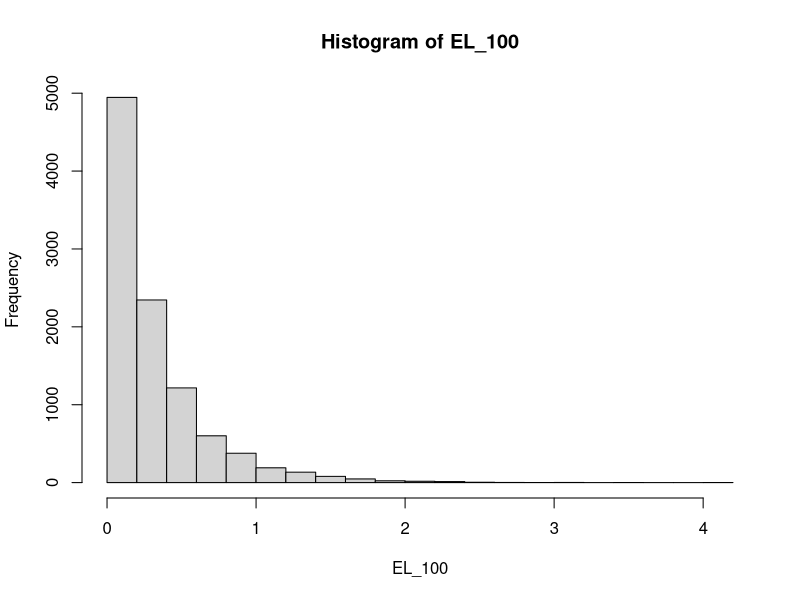

Here is the R script that generated this plot:
rm(list=ls(all=TRUE))

n = 100; 
B = 10000; 

EL_100 = array(,B); 
start.time = Sys.time()
for(b in 1:B){
  set.seed(0609250000+b)
  Data = array(runif(2*n),c(n,2))
  X = Data[,1]; Y = Data[,2]; 
  n = length(X); 
  Hn = array(,n); 
  An11 = Hn; An12 = Hn; An21 = Hn; An22 = Hn;
  A011 = Hn; A012 = Hn; A021 = Hn; A022 = Hn;
  An011 = Hn; An012 = Hn; An021 = Hn; An022 = Hn;
  LLn1 = array(0,n); 
  for(i in 1:n){
    IFn = c(X<=X[i]); IGn = c(Y<=Y[i]); 
    Hn[i] = mean(IFn*IGn); 
    An11[i] = Hn[i]; 
    An12[i] = mean(IFn) - Hn[i]; 
    An21[i] = mean(IGn) - Hn[i]; 
    An22[i] = 1 - An11[i] - An12[i] - An21[i]; 
    A011[i] = (An11[i]+An12[i])*(An11[i]+An21[i]); 
    A012[i] = (An11[i]+An12[i])*(1-(An11[i]+An21[i])); 
    A021[i] = (1-(An11[i]+An12[i]))*(An11[i]+An21[i]); 
    A022[i] = (1-(An11[i]+An12[i]))*(1-(An11[i]+An21[i])); 
    An011[i] = max(A011[i],An11[i]);
    An012[i] = min(A012[i],An12[i]);
    An021[i] = min(A021[i],An21[i]);
    An022[i] = max(A022[i],An22[i]);
    if(An11[i]*An12[i]*An21[i]*An22[i]>10^(-10)  
       & An11[i]<A011[i]
    ){
      LLn1[i] = -2*(n*An11[i]*log(A011[i] / An11[i]) + 
                      n*An12[i]*log(A012[i] / An12[i]) + 
                      n*An21[i]*log(A021[i] / An21[i]) + 
                      n*An22[i]*log(A022[i] / An22[i])) 
    }
  }
  ELn = mean(LLn1)
  EL_100[b] = ELn
  interval.time = (Sys.time()-start.time)/b; 
  if(b%%10==0){
    print(b); 
    print(Sys.time() + (B-b)*interval.time);   
  }
  
}

hist(EL_100)
#save(EL_100,file="EL_100.Rdata"); B=10k; 

quantile(EL_100,c(0.8,0.9,0.95,0.99,0.999))
# n=100 B=10k
#       80%       90%       95%       99%     99.9% 
# 0.5010521 0.7489936 1.0092251 1.6415241 2.4707432  



